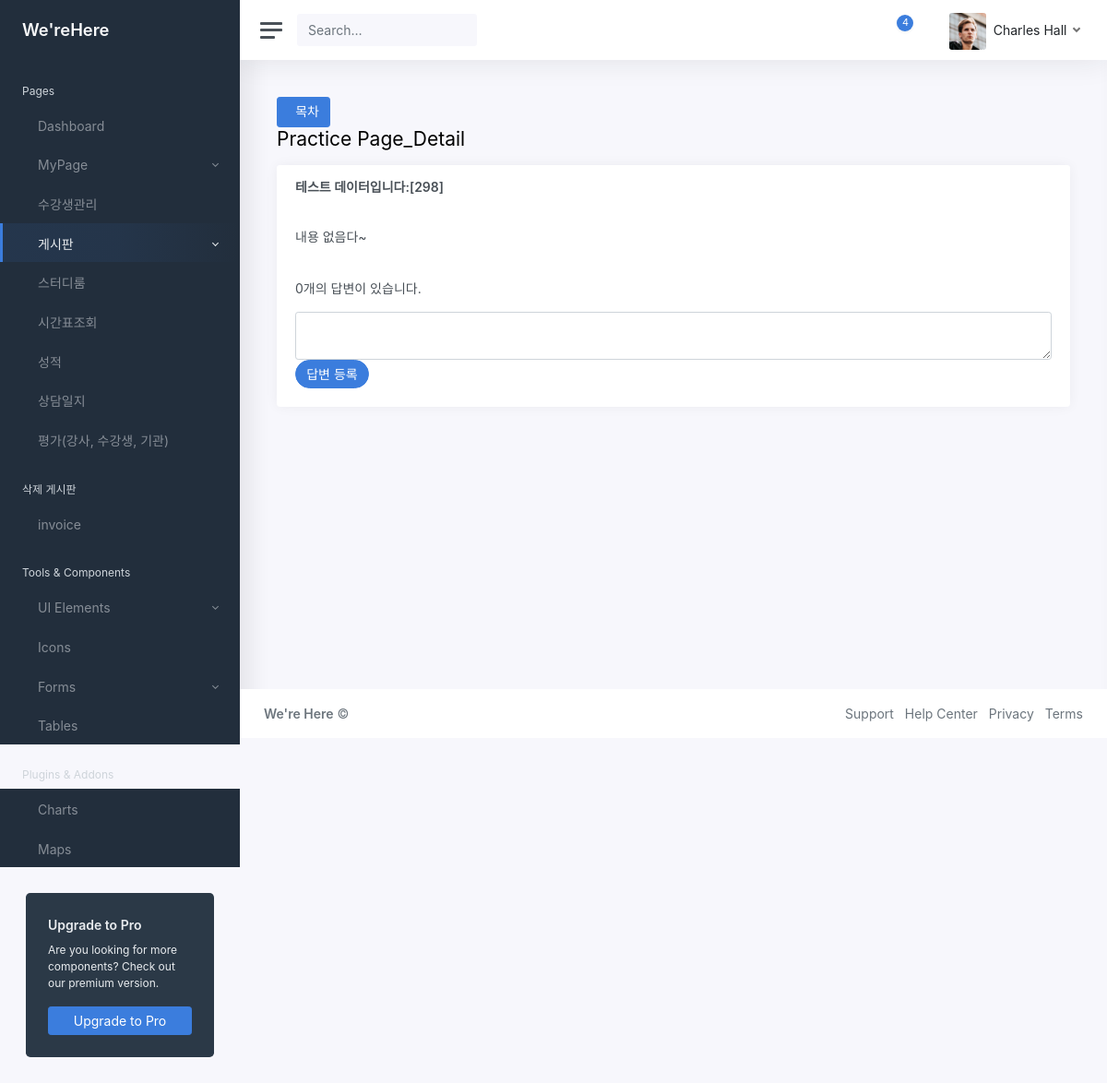
/CRM/theme/practice/303/, run on the app's committed database.
### CRM/models.py (models this page shows)
class Question(models.Model):
    subject = models.CharField(max_length=200)
    content = models.TextField()
    create_date = models.DateTimeField()

### CRM/views.py (the view)
# urls.py: path('theme/practice/<int:question_id>/', views.theme.theme_practice_detail, name='practice_detail'),
    def theme_practice_detail(request, question_id):
        print("PAGE : theme_practice_detail")
        page ='Practice'
        question = get_object_or_404(Question, pk=question_id)
        context = {'question': question,
        'page' : page}
        return render(request, './theme/05_practice_detail.html', context)

### CRM/templates/Theme/05_practice_detail.html (shortened to what this page needs)
{% load static %}
<!DOCTYPE html>
<html lang="ko-kr">
<head>
	<link href="{% static 'css/app.css' %}" rel="stylesheet">
</head>
<body>
	<div class="wrapper">
		{% include "theme/include/sidebar.html" %}
		<div class="main">
			{% include "theme/include/navbar.html" %}
			<main class="content">
				<div class="container-fluid p-0">
					<div class="mb-3">
						<a href="{% url 'CRM:practice' %}" class="btn btn-primary">
						목차</a>
						<h1 class="h3 mb-3">Practice Page_Detail</h1>
					</div>
					<div class="row">
						<div class="col-12">
							<div class="card">
								<div class="card-header">
									<h1 class="card-title mb-0"><strong>{{ question.subject }}</strong></h1>
								</div>
								<div class="card-body">
									<h5 class="card-title mb-0">{{ question.content }}</h5>
								</div>
								<div class="card-body">
									<h5 class="card-title mb-0">{{ question.answer_set.count }}개의 답변이 있습니다.</h5>
								<form action="{% url 'CRM:practice_ans_create' question.id %}" method="post">
									<textarea class="form-control" name="content" id="content" rows="2"></textarea>
									<input type="submit" class="btn btn-pill btn-primary" value="답변 등록">
								</form>
							</div>
						</div>
					</div>
				</div>
			</main>
			{% include "theme/include/footer2.html" %}
		</div>
	</div>
</body>
</html>

### data on the page
Question: subject "테스트 데이터입니다:[298]", content "내용 없음다~", answer_set.count "0"
